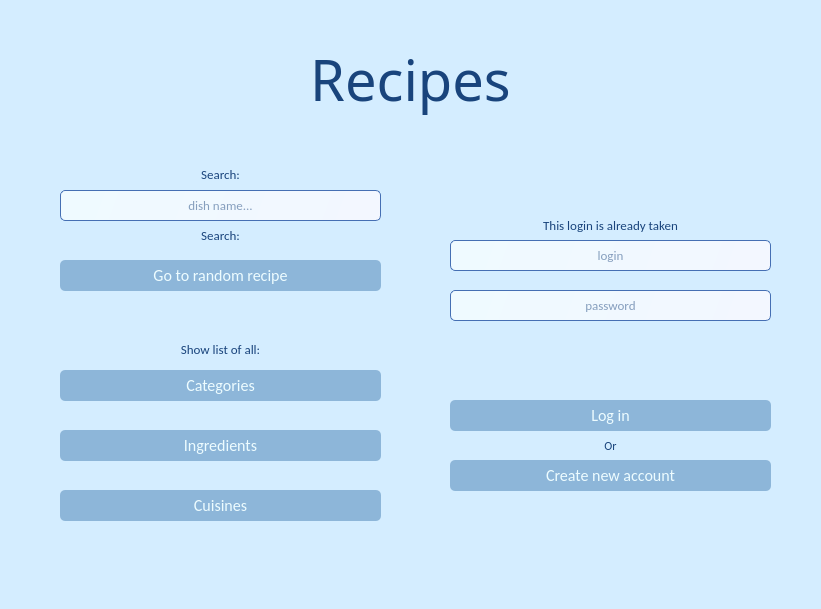
<?xml version="1.0" encoding="UTF-8"?>
<ui version="4.0">
 <class>MainWindow</class>
 <widget class="QMainWindow" name="MainWindow">
  <property name="geometry">
   <rect>
    <x>0</x>
    <y>0</y>
    <width>821</width>
    <height>609</height>
   </rect>
  </property>
  <property name="sizePolicy">
   <sizepolicy hsizetype="Expanding" vsizetype="Expanding">
    <horstretch>100</horstretch>
    <verstretch>100</verstretch>
   </sizepolicy>
  </property>
  <property name="font">
   <font>
    <pointsize>8</pointsize>
   </font>
  </property>
  <property name="windowTitle">
   <string>Recipes</string>
  </property>
  <property name="autoFillBackground">
   <bool>false</bool>
  </property>
  <property name="styleSheet">
   <string notr="true">background-color: rgb(212, 237, 255);
color: rgb(25, 68, 124);</string>
  </property>
  <property name="tabShape">
   <enum>QTabWidget::Rounded</enum>
  </property>
  <widget class="QWidget" name="centralwidget">
   <widget class="QLabel" name="list_label">
    <property name="geometry">
     <rect>
      <x>60</x>
      <y>329</y>
      <width>321</width>
      <height>41</height>
     </rect>
    </property>
    <property name="font">
     <font>
      <family>Calibri</family>
      <pointsize>10</pointsize>
     </font>
    </property>
    <property name="text">
     <string>Show list of all:</string>
    </property>
    <property name="scaledContents">
     <bool>true</bool>
    </property>
    <property name="alignment">
     <set>Qt::AlignCenter</set>
    </property>
   </widget>
   <widget class="QPushButton" name="cuisines_pushButton">
    <property name="geometry">
     <rect>
      <x>60</x>
      <y>490</y>
      <width>321</width>
      <height>31</height>
     </rect>
    </property>
    <property name="font">
     <font>
      <family>Calibri</family>
      <pointsize>12</pointsize>
     </font>
    </property>
    <property name="cursor">
     <cursorShape>PointingHandCursor</cursorShape>
    </property>
    <property name="styleSheet">
     <string notr="true">border-radius: 5px;
background-color: rgb(141, 182, 217);
color: rgb(237, 252, 255)</string>
    </property>
    <property name="text">
     <string>Cuisines</string>
    </property>
   </widget>
   <widget class="QPushButton" name="categories_pushButton">
    <property name="geometry">
     <rect>
      <x>60</x>
      <y>370</y>
      <width>321</width>
      <height>31</height>
     </rect>
    </property>
    <property name="font">
     <font>
      <family>Calibri</family>
      <pointsize>12</pointsize>
     </font>
    </property>
    <property name="cursor">
     <cursorShape>PointingHandCursor</cursorShape>
    </property>
    <property name="styleSheet">
     <string notr="true">border-radius: 5px;
background-color: rgb(141, 182, 217);
color: rgb(237, 252, 255)</string>
    </property>
    <property name="text">
     <string>Categories</string>
    </property>
   </widget>
   <widget class="QPushButton" name="ingredients_pushButton">
    <property name="geometry">
     <rect>
      <x>60</x>
      <y>430</y>
      <width>321</width>
      <height>31</height>
     </rect>
    </property>
    <property name="font">
     <font>
      <family>Calibri</family>
      <pointsize>12</pointsize>
     </font>
    </property>
    <property name="cursor">
     <cursorShape>PointingHandCursor</cursorShape>
    </property>
    <property name="styleSheet">
     <string notr="true">border-radius: 5px;
background-color: rgb(141, 182, 217);
color: rgb(237, 252, 255)</string>
    </property>
    <property name="text">
     <string>Ingredients</string>
    </property>
   </widget>
   <widget class="QPushButton" name="login_pushButton">
    <property name="geometry">
     <rect>
      <x>450</x>
      <y>400</y>
      <width>321</width>
      <height>31</height>
     </rect>
    </property>
    <property name="font">
     <font>
      <family>Calibri</family>
      <pointsize>12</pointsize>
     </font>
    </property>
    <property name="cursor">
     <cursorShape>PointingHandCursor</cursorShape>
    </property>
    <property name="acceptDrops">
     <bool>false</bool>
    </property>
    <property name="styleSheet">
     <string notr="true">border-radius: 5px;
background-color: rgb(141, 182, 217);
color: rgb(237, 252, 255)</string>
    </property>
    <property name="text">
     <string>Log in</string>
    </property>
    <property name="autoRepeat">
     <bool>false</bool>
    </property>
    <property name="autoDefault">
     <bool>false</bool>
    </property>
    <property name="default">
     <bool>false</bool>
    </property>
    <property name="flat">
     <bool>false</bool>
    </property>
   </widget>
   <widget class="QPushButton" name="new_pushButton">
    <property name="geometry">
     <rect>
      <x>450</x>
      <y>460</y>
      <width>321</width>
      <height>31</height>
     </rect>
    </property>
    <property name="font">
     <font>
      <family>Calibri</family>
      <pointsize>12</pointsize>
     </font>
    </property>
    <property name="cursor">
     <cursorShape>PointingHandCursor</cursorShape>
    </property>
    <property name="styleSheet">
     <string notr="true">border-radius: 5px;
background-color: rgb(141, 182, 217);
color: rgb(237, 252, 255)</string>
    </property>
    <property name="text">
     <string>Create new account</string>
    </property>
   </widget>
   <widget class="QLabel" name="title_label">
    <property name="geometry">
     <rect>
      <x>10</x>
      <y>24</y>
      <width>801</width>
      <height>111</height>
     </rect>
    </property>
    <property name="font">
     <font>
      <family>Ink Free</family>
      <pointsize>42</pointsize>
     </font>
    </property>
    <property name="autoFillBackground">
     <bool>false</bool>
    </property>
    <property name="styleSheet">
     <string notr="true"/>
    </property>
    <property name="frameShape">
     <enum>QFrame::VLine</enum>
    </property>
    <property name="frameShadow">
     <enum>QFrame::Raised</enum>
    </property>
    <property name="lineWidth">
     <number>0</number>
    </property>
    <property name="text">
     <string>Recipes</string>
    </property>
    <property name="scaledContents">
     <bool>true</bool>
    </property>
    <property name="alignment">
     <set>Qt::AlignCenter</set>
    </property>
   </widget>
   <widget class="QLineEdit" name="password_lineEdit">
    <property name="geometry">
     <rect>
      <x>450</x>
      <y>290</y>
      <width>321</width>
      <height>31</height>
     </rect>
    </property>
    <property name="font">
     <font>
      <family>Calibri</family>
      <pointsize>10</pointsize>
     </font>
    </property>
    <property name="styleSheet">
     <string notr="true">background-color: qlineargradient(spread:pad, x1:0, y1:0.477, x2:1, y2:0.511, stop:0 rgb(239, 250, 255), stop:1 rgb(243, 247, 255));
border: 1px solid rgb(69, 111, 179);
border-radius: 5px;


</string>
    </property>
    <property name="frame">
     <bool>false</bool>
    </property>
    <property name="echoMode">
     <enum>QLineEdit::Password</enum>
    </property>
    <property name="alignment">
     <set>Qt::AlignCenter</set>
    </property>
    <property name="placeholderText">
     <string>password</string>
    </property>
    <property name="clearButtonEnabled">
     <bool>true</bool>
    </property>
   </widget>
   <widget class="QLineEdit" name="login_lineEdit">
    <property name="geometry">
     <rect>
      <x>450</x>
      <y>240</y>
      <width>321</width>
      <height>31</height>
     </rect>
    </property>
    <property name="font">
     <font>
      <family>Calibri</family>
      <pointsize>10</pointsize>
     </font>
    </property>
    <property name="styleSheet">
     <string notr="true">background-color: qlineargradient(spread:pad, x1:0, y1:0.477, x2:1, y2:0.511, stop:0 rgb(239, 250, 255), stop:1 rgb(243, 247, 255));
border: 1px solid rgb(69, 111, 179);
border-radius: 5px;


</string>
    </property>
    <property name="frame">
     <bool>false</bool>
    </property>
    <property name="alignment">
     <set>Qt::AlignCenter</set>
    </property>
    <property name="placeholderText">
     <string>login</string>
    </property>
    <property name="clearButtonEnabled">
     <bool>true</bool>
    </property>
   </widget>
   <widget class="QPushButton" name="random_pushButton">
    <property name="geometry">
     <rect>
      <x>60</x>
      <y>260</y>
      <width>321</width>
      <height>31</height>
     </rect>
    </property>
    <property name="font">
     <font>
      <family>Calibri</family>
      <pointsize>12</pointsize>
     </font>
    </property>
    <property name="cursor">
     <cursorShape>PointingHandCursor</cursorShape>
    </property>
    <property name="styleSheet">
     <string notr="true">border-radius: 5px;
background-color: rgb(141, 182, 217);
color: rgb(237, 252, 255)</string>
    </property>
    <property name="text">
     <string>Go to random recipe</string>
    </property>
    <property name="autoDefault">
     <bool>false</bool>
    </property>
    <property name="flat">
     <bool>false</bool>
    </property>
   </widget>
   <widget class="QLineEdit" name="search_lineEdit">
    <property name="geometry">
     <rect>
      <x>60</x>
      <y>190</y>
      <width>321</width>
      <height>31</height>
     </rect>
    </property>
    <property name="sizePolicy">
     <sizepolicy hsizetype="Expanding" vsizetype="Expanding">
      <horstretch>0</horstretch>
      <verstretch>0</verstretch>
     </sizepolicy>
    </property>
    <property name="baseSize">
     <size>
      <width>0</width>
      <height>0</height>
     </size>
    </property>
    <property name="font">
     <font>
      <family>Calibri</family>
      <pointsize>10</pointsize>
     </font>
    </property>
    <property name="toolTipDuration">
     <number>0</number>
    </property>
    <property name="layoutDirection">
     <enum>Qt::LeftToRight</enum>
    </property>
    <property name="autoFillBackground">
     <bool>false</bool>
    </property>
    <property name="styleSheet">
     <string notr="true">background-color: qlineargradient(spread:pad, x1:0, y1:0.477, x2:1, y2:0.511, stop:0 rgb(239, 250, 255), stop:1 rgb(243, 247, 255));
border: 1px solid rgb(69, 111, 179);
border-radius: 5px;


</string>
    </property>
    <property name="frame">
     <bool>false</bool>
    </property>
    <property name="cursorPosition">
     <number>0</number>
    </property>
    <property name="alignment">
     <set>Qt::AlignCenter</set>
    </property>
    <property name="dragEnabled">
     <bool>false</bool>
    </property>
    <property name="placeholderText">
     <string>dish name...</string>
    </property>
    <property name="clearButtonEnabled">
     <bool>true</bool>
    </property>
   </widget>
   <widget class="QLabel" name="search_label">
    <property name="geometry">
     <rect>
      <x>60</x>
      <y>159</y>
      <width>321</width>
      <height>31</height>
     </rect>
    </property>
    <property name="sizePolicy">
     <sizepolicy hsizetype="Expanding" vsizetype="Expanding">
      <horstretch>0</horstretch>
      <verstretch>0</verstretch>
     </sizepolicy>
    </property>
    <property name="font">
     <font>
      <family>Calibri</family>
      <pointsize>10</pointsize>
     </font>
    </property>
    <property name="frameShadow">
     <enum>QFrame::Plain</enum>
    </property>
    <property name="text">
     <string>Search:</string>
    </property>
    <property name="scaledContents">
     <bool>true</bool>
    </property>
    <property name="alignment">
     <set>Qt::AlignCenter</set>
    </property>
   </widget>
   <widget class="QLabel" name="or_label">
    <property name="geometry">
     <rect>
      <x>450</x>
      <y>430</y>
      <width>321</width>
      <height>31</height>
     </rect>
    </property>
    <property name="font">
     <font>
      <family>Calibri</family>
      <pointsize>9</pointsize>
     </font>
    </property>
    <property name="cursor">
     <cursorShape>PointingHandCursor</cursorShape>
    </property>
    <property name="text">
     <string>Or</string>
    </property>
    <property name="scaledContents">
     <bool>true</bool>
    </property>
    <property name="alignment">
     <set>Qt::AlignCenter</set>
    </property>
   </widget>
   <widget class="QLabel" name="error_label">
    <property name="geometry">
     <rect>
      <x>60</x>
      <y>220</y>
      <width>321</width>
      <height>31</height>
     </rect>
    </property>
    <property name="sizePolicy">
     <sizepolicy hsizetype="Expanding" vsizetype="Expanding">
      <horstretch>0</horstretch>
      <verstretch>0</verstretch>
     </sizepolicy>
    </property>
    <property name="font">
     <font>
      <family>Calibri</family>
      <pointsize>10</pointsize>
     </font>
    </property>
    <property name="frameShadow">
     <enum>QFrame::Plain</enum>
    </property>
    <property name="text">
     <string>Search:</string>
    </property>
    <property name="scaledContents">
     <bool>true</bool>
    </property>
    <property name="alignment">
     <set>Qt::AlignCenter</set>
    </property>
   </widget>
   <widget class="QLabel" name="loginerror_label">
    <property name="geometry">
     <rect>
      <x>450</x>
      <y>210</y>
      <width>321</width>
      <height>31</height>
     </rect>
    </property>
    <property name="sizePolicy">
     <sizepolicy hsizetype="Expanding" vsizetype="Expanding">
      <horstretch>0</horstretch>
      <verstretch>0</verstretch>
     </sizepolicy>
    </property>
    <property name="font">
     <font>
      <family>Calibri</family>
      <pointsize>10</pointsize>
     </font>
    </property>
    <property name="frameShadow">
     <enum>QFrame::Plain</enum>
    </property>
    <property name="text">
     <string>This login is already taken</string>
    </property>
    <property name="scaledContents">
     <bool>true</bool>
    </property>
    <property name="alignment">
     <set>Qt::AlignCenter</set>
    </property>
   </widget>
   <zorder>loginerror_label</zorder>
   <zorder>error_label</zorder>
   <zorder>or_label</zorder>
   <zorder>list_label</zorder>
   <zorder>cuisines_pushButton</zorder>
   <zorder>categories_pushButton</zorder>
   <zorder>ingredients_pushButton</zorder>
   <zorder>login_pushButton</zorder>
   <zorder>new_pushButton</zorder>
   <zorder>title_label</zorder>
   <zorder>password_lineEdit</zorder>
   <zorder>login_lineEdit</zorder>
   <zorder>random_pushButton</zorder>
   <zorder>search_lineEdit</zorder>
   <zorder>search_label</zorder>
  </widget>
  <widget class="QMenuBar" name="menubar">
   <property name="geometry">
    <rect>
     <x>0</x>
     <y>0</y>
     <width>821</width>
     <height>22</height>
    </rect>
   </property>
  </widget>
  <widget class="QStatusBar" name="statusbar"/>
 </widget>
 <resources/>
 <connections/>
</ui>
